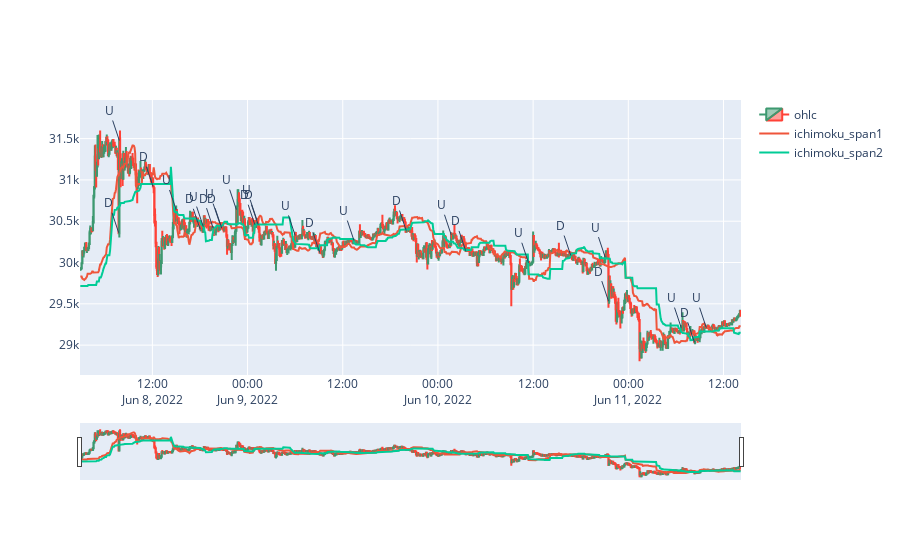

The notebook cell saved with this chart:
### Code cell
fig.show()

### Figure 1 — Plotly figure (JSON) as saved in the notebook; plotly's stock layout.template omitted (floating-point values rounded to 4 significant figures; data arrays with more than 128 entries replaced by an {"elided": "..."} marker saying what was removed)
{"data": [{"close": {"elided": "1000 float values"}, "high": {"elided": "1000 float values"}, "low": {"elided": "1000 float values"}, "name": "ohlc", "open": {"elided": "1000 float values"}, "type": "candlestick", "x": {"elided": "1000 str values"}, "xaxis": "x", "yaxis": "y"}, {"name": "ichimoku_span1", "type": "scatter", "x": {"elided": "1000 str values"}, "xaxis": "x", "y": {"elided": "1000 float values"}, "yaxis": "y"}, {"name": "ichimoku_span2", "type": "scatter", "x": {"elided": "1000 str values"}, "xaxis": "x", "y": {"elided": "1000 float values"}, "yaxis": "y"}], "layout": {"annotations": [{"text": "D", "x": "2022-06-08 07:45:00", "xref": "x", "y": 30360.0, "yref": "y"}, {"text": "U", "x": "2022-06-08 07:50:00", "xref": "x", "y": 31477, "yref": "y"}, {"text": "D", "x": "2022-06-08 12:05:00", "xref": "x", "y": 30920.0, "yref": "y"}, {"text": "U", "x": "2022-06-08 15:00:00", "xref": "x", "y": 30640.0, "yref": "y"}, {"text": "D", "x": "2022-06-08 18:00:00", "xref": "x", "y": 30410.0, "yref": "y"}, {"text": "U", "x": "2022-06-08 18:25:00", "xref": "x", "y": 30440.0, "yref": "y"}, {"text": "D", "x": "2022-06-08 19:40:00", "xref": "x", "y": 30420.0, "yref": "y"}, {"text": "U", "x": "2022-06-08 20:30:00", "xref": "x", "y": 30470.0, "yref": "y"}, {"text": "D", "x": "2022-06-08 20:45:00", "xref": "x", "y": 30420.0, "yref": "y"}, {"text": "U", "x": "2022-06-08 22:35:00", "xref": "x", "y": 30640.0, "yref": "y"}, {"text": "D", "x": "2022-06-09 00:55:00", "xref": "x", "y": 30458, "yref": "y"}, {"text": "U", "x": "2022-06-09 01:10:00", "xref": "x", "y": 30520.0, "yref": "y"}, {"text": "D", "x": "2022-06-09 01:20:00", "xref": "x", "y": 30460.0, "yref": "y"}, {"text": "U", "x": "2022-06-09 06:00:00", "xref": "x", "y": 30330.0, "yref": "y"}, {"text": "D", "x": "2022-06-09 09:05:00", "xref": "x", "y": 30120.0, "yref": "y"}, {"text": "U", "x": "2022-06-09 13:25:00", "xref": "x", "y": 30270.0, "yref": "y"}, {"text": "D", "x": "2022-06-09 20:00:00", "xref": "x", "y": 30390.0, "yref": "y"}, {"text": "U", "x": "2022-06-10 01:40:00", "xref": "x", "y": 30340.0, "yref": "y"}, {"text": "D", "x": "2022-06-10 03:30:00", "xref": "x", "y": 30140.0, "yref": "y"}, {"text": "U", "x": "2022-06-10 11:25:00", "xref": "x", "y": 30000.0, "yref": "y"}, {"text": "D", "x": "2022-06-10 16:45:00", "xref": "x", "y": 30080.0, "yref": "y"}, {"text": "U", "x": "2022-06-10 21:05:00", "xref": "x", "y": 30070.0, "yref": "y"}, {"text": "D", "x": "2022-06-10 21:30:00", "xref": "x", "y": 29530.0, "yref": "y"}, {"text": "U", "x": "2022-06-11 06:40:00", "xref": "x", "y": 29210.0, "yref": "y"}, {"text": "D", "x": "2022-06-11 08:20:00", "xref": "x", "y": 29035, "yref": "y"}, {"text": "U", "x": "2022-06-11 09:50:00", "xref": "x", "y": 29210.0, "yref": "y"}], "xaxis": {"anchor": "y", "domain": [0, 1]}, "yaxis": {"anchor": "x", "domain": [0, 1]}}}
